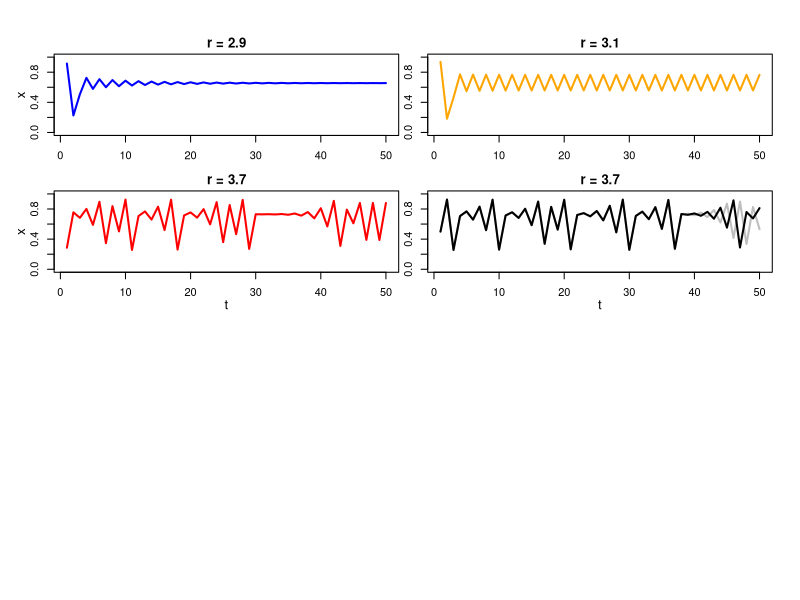

Reproduce this figure in R. (Note: a time limit stopped this script after it produced the figure.)

#
#
# illustration of logistic map's behavior / coded by Rick Dale, fall 2023
#   for discussion of this simple model's theoretical implications, see:
#   Mitchell (2009) Complexity: A Guided Tour 
#   https://global.oup.com/academic/product/complexity-9780199798100
#
#

logistic_map = function(r=2,n=50,xs=runif(1),add=FALSE,col='black',plotit=TRUE,showy=TRUE,showx=TRUE) {
  
  # iterate over logistic difference equation
  for (i in 1:(n-1)) {
    xs = c(xs, r*xs[i]*(1-xs[i]))
  }
  
  # superimpose if desired; for just model, set plotit = FALSE
  if (add & plotit) { 
    points(xs,type='l',lwd=2,col=col)
  } else if (plotit) {
    plot(xs,type='l',lwd=2,ylim=c(0,1),
         xlab='t (iteration)',ylab='x_t',col=col)
    title(main=paste('r =',r),line=0.5)
    if (showx) {mtext('t',side=1,line=2,cex=.8)}
    if (showy) {mtext('x',side=2,line=2,cex=.8)}
  }
  
  return(xs)
}
 
set.seed(42) # recreate exact plot from entry

pdf(file='logistic.pdf',height=7,width=7)

layout_matrix = matrix(c(1,2,3,4,5,5,5,5),byrow = T,nrow = 4)
layout(layout_matrix)

par(oma=c(4,4,0,0),mar=c(0,0,4,2)+0.1)

#
# top 2 x 2 panels
#

logistic_map(2.9,50,col='blue',showx=F)
logistic_map(3.1,50,col='orange',showy=F,showx=F)
logistic_map(3.7,50,col='red')

# illustration of chaos/sensitive dependence
logistic_map(3.7,50,xs=.5,col='gray',showy=F)
logistic_map(3.7,50,xs=.5001,add=T,col='black',showy=F,showx=F)

#
# recreate full regimes of the map
#

data = c()
last_x = .51
rs = seq(from=2.8,to=4,length=20000)

for (r in rs) {
  print(which(rs==r)/length(rs))  
  maprun = logistic_map(r,100,xs=last_x,plotit=F)
  data = rbind(data,data.frame(r=r,x=maprun[50:100]))
  last_x = maprun[100]
}

plot(data$r,data$x,type='p',cex=.005,xlab='r',ylab='x_t',bty='n',col='#00000011')
mtext('r',side=1,line=2,cex=1)
mtext('x',side=2,line=2,cex=1)

points(c(2.9,2.9),c(-1,2),type='l',lwd=2,col='blue')
points(c(3.1,3.1),c(-1,2),type='l',lwd=2,col='orange')
points(c(3.7,3.7),c(-1,2),type='l',lwd=2,col='red')

dev.off()
